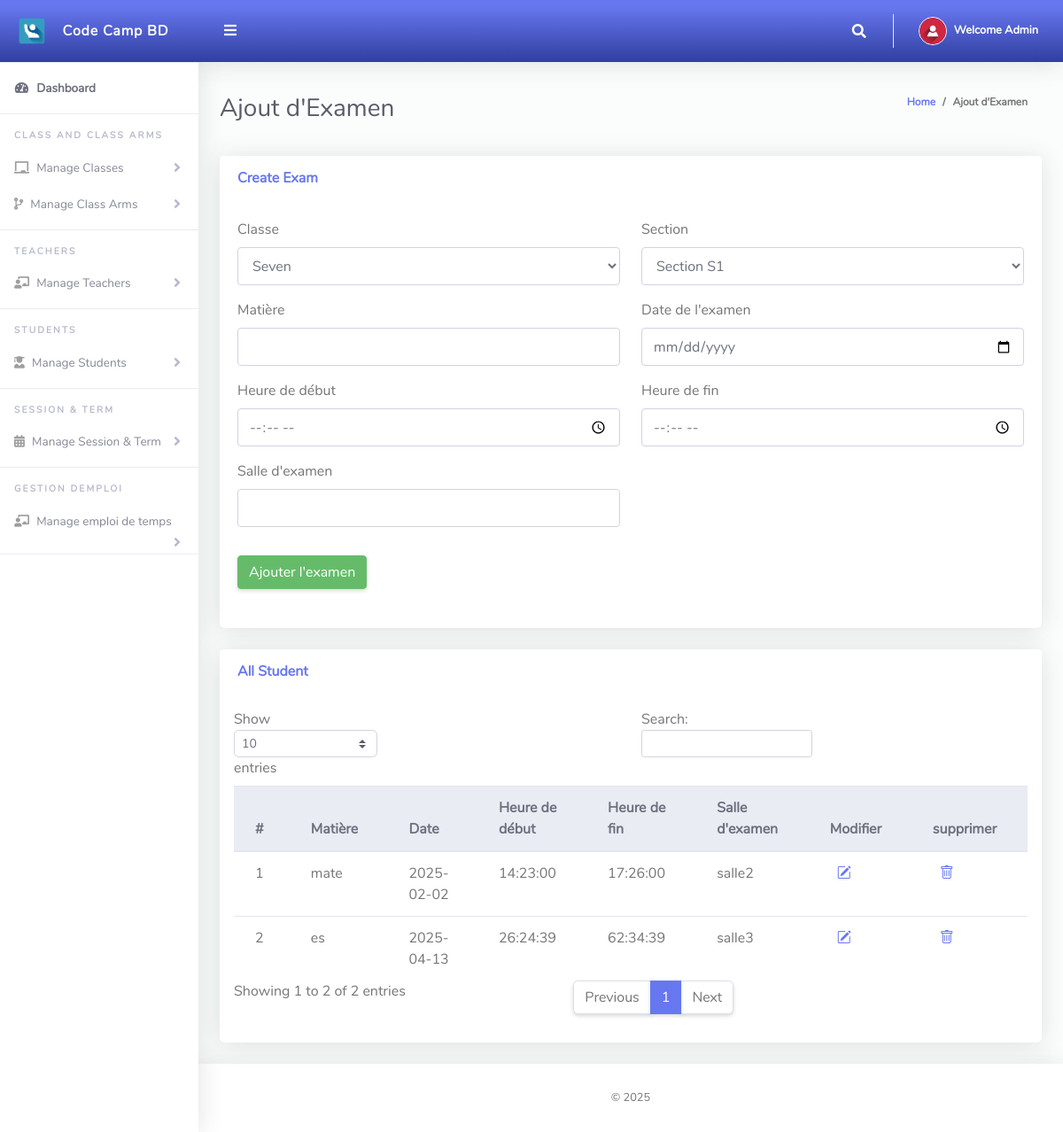
The app's page /Admin/emploiExamSt.php (signed in) with its own data.
### tables this page shows
CREATE TABLE `emploi_exam` (
  `id` int(11) NOT NULL,
  `classId` int(11) NOT NULL,
  `classArmId` int(11) NOT NULL,
  `subject` varchar(100) NOT NULL,
  `exam_date` date NOT NULL,
  `start_time` time NOT NULL,
  `end_time` time NOT NULL,
  `created_at` timestamp NOT NULL DEFAULT current_timestamp(),
  `exam_hall` varchar(100) NOT NULL
);

### Admin/emploiExamSt.php (the view, shortened to what this page needs)
<?php
include '../Includes/dbcon.php';
?>
<!DOCTYPE html>
<html lang="en">
<head>
    <link href="../vendor/bootstrap/css/bootstrap.min.css" rel="stylesheet">
    <link rel="stylesheet" href="https://cdn.jsdelivr.net/npm/bootstrap-icons/font/bootstrap-icons.css">
    <link href="../vendor/fontawesome-free/css/all.min.css" rel="stylesheet" type="text/css">
    <link href="../vendor/bootstrap/css/bootstrap.min.css" rel="stylesheet" type="text/css">
    <link href="css/ruang-admin.min.css" rel="stylesheet">
</head>
<body id="page-top">
    <div id="wrapper">
        <?php include "Includes/sidebar.php"; ?>
        <div id="content-wrapper" class="d-flex flex-column">
            <div id="content">
                <?php include "Includes/topbar.php"; ?>
                <div class="container-fluid" id="container-wrapper">
                    <div class="d-sm-flex align-items-center justify-content-between mb-4">
                        <h1 class="h3 mb-0 text-gray-800">Ajout d'Examen</h1>
                        <ol class="breadcrumb">
                            <li class="breadcrumb-item"><a href="./">Home</a></li>
                            <li class="breadcrumb-item active" aria-current="page">Ajout d'Examen</li>
                        </ol>
                    </div>
                    <div class="row">
                        <div class="col-lg-12">
                            <div class="card mb-4">
                                <div class="card-header py-3 d-flex flex-row align-items-center justify-content-between">
                                    <h6 class="m-0 font-weight-bold text-primary">Create Exam</h6>
                                </div>
                                <div class="card-body">
                                    <form method="post">
                                        <div class="form-group row mb-3">
                                            <div class="col-xl-6">
                                                <label class="form-control-label">Classe</label>
                                                <select name="classId" class="form-control" required>
                                                    <?php
                                                    $result = mysqli_query($conn, "SELECT * FROM tblclass");
                                                    while ($row = mysqli_fetch_assoc($result)) {
                                                        echo "<option value='{$row['Id']}'>{$row['className']}</option>";
                                                    }
                                                    ?>
                                                </select>
                                            </div>
                                            <div class="col-xl-6">
                                                <label class="form-control-label">Section</label>
                                                <select name="classArmId" class="form-control" required>
                                                    <?php
                                                    $result = mysqli_query($conn, "SELECT * FROM tblclassarms");
                                                    while ($row = mysqli_fetch_assoc($result)) {
                                                        echo "<option value='{$row['Id']}'>Section {$row['classArmName']}</option>";
                                                    }
                                                    ?>
                                                </select>
                                            </div>
                                        </div>
                                        <div class="form-group row mb-3">
                                            <div class="col-xl-6">
                                                <label class="form-control-label">Matière</label>
                                                <input type="text" name="subject" class="form-control" required>
                                            </div>
                                            <div class="col-xl-6">
                                                <label class="form-control-label">Date de l'examen</label>
                                                <input type="date" name="exam_date" class="form-control" required>
                                            </div>
                                        </div>
                                        <div class="form-group row mb-3">
                                            <div class="col-xl-6">
                                                <label class="form-control-label">Heure de début</label>
                                                <input type="time" name="start_time" class="form-control" required>
                                            </div>
                                            <div class="col-xl-6">
                                                <label class="form-control-label">Heure de fin</label>
                                                <input type="time" name="end_time" class="form-control" required>
                                            </div>
                                        </div>
                                        <div class="form-group row mb-3">
                                            <div class="col-xl-6">
                                                <label>Salle d'examen</label>
                                                <input type="text" name="exam_hall" class="form-control" required>
                                            </div>
                                        </div>
                                        <div>
                                            <button type="submit" name="submit" class="btn btn-success mt-3">Ajouter l'examen</button>
                                        </div>
                                        <br>
                                    </form>
                                </div>
                            </div>
                            <div class="row">
                                <div class="col-lg-12">
                                    <div class="card mb-4">
                                        <div class="card-header py-3 d-flex flex-row align-items-center justify-content-between">
                                            <h6 class="m-0 font-weight-bold text-primary">All Student</h6>
                                        </div>
                                        <div class="table-responsive p-3">
                                            <table class="table align-items-center table-flush table-hover" id="dataTableHover">
                                                <thead class="thead-light">
                                                    <tr>
                                                        <th>#</th>
                                                        <th>Matière</th>
                                                        <th>Date</th>
                                                        <th>Heure de début</th>
                                                        <th>Heure de fin</th>
                                                        <th>Salle d'examen</th>
                                                        <th>Modifier</th>
                                                        <th>supprimer</th>
                                                    </tr>
                                                </thead>
                                                <tbody>
                                                    <?php
                                                    $query = "SELECT * FROM emploi_exam ORDER BY exam_date, start_time";
                                                    $result = mysqli_query($conn, $query);
                                                    $sn = 1;
                                                    while ($row = mysqli_fetch_assoc($result)) { ?>
                                                        <tr>
                                                            <td><?php echo $sn++; ?></td>
                                                            <td><?php echo $row['subject'] ?></td>
                                                            <td><?php echo $row['exam_date'] ?></td>
                                                            <td><?php echo $row['start_time'] ?></td>
                                                            <td><?php echo $row['end_time'] ?></td>
                                                            <td><?php echo $row['exam_hall'] ?></td>
                                                            <td>
                                                                <a href="modifierExam.php?id=<?php echo $row['id']; ?>" class="mx-2">
                                                                    <i class="bi bi-pencil-square text-primary fs-5"></i>
                                                                </a>
                                                            </td>
                                                            <td> <a href="emploiExamSt.php?delete=<?php echo $row['id']; ?>" class="mx-2"
                                                                    onclick="return confirm('Voulez-vous vraiment supprimer cette séance ?');">
                                                                    <i class="bi bi-trash text-primary fs-5"></i>
                                                                </a>
                                                            </td>
                                                        </tr>
                                                    <?php } ?>
                                                </tbody>
                                            </table>
                                        </div>
                                    </div>
                                </div>
                            </div>
                        </div>
                    </div>
                </div>
                <?php include "Includes/footer.php"; ?>
            </div>
        </div>
</body>
</html>

### Admin/Includes/topbar.php (shortened to what this page needs)
<?php
  $query = "SELECT * FROM tbladmin WHERE Id = ".$_SESSION['userId']."";
  $rs = $conn->query($query);
  $rows = $rs->fetch_assoc();
  $fullName = $rows['firstName']." ".$rows['lastName'];
?>
<nav class="navbar navbar-expand navbar-light bg-gradient-primary topbar mb-4 static-top">
          <button id="sidebarToggleTop" class="btn btn-link rounded-circle mr-3">
            <i class="fa fa-bars"></i>
          </button>
          <ul class="navbar-nav ml-auto">
            <li class="nav-item dropdown no-arrow">
              <a class="nav-link dropdown-toggle" href="#" id="searchDropdown" role="button" data-toggle="dropdown"
                aria-haspopup="true" aria-expanded="false">
                <i class="fas fa-search fa-fw"></i>
              </a>
            </li>
            <li class="nav-item dropdown no-arrow">
              <a class="nav-link dropdown-toggle" href="#" id="userDropdown" role="button" data-toggle="dropdown"
                aria-haspopup="true" aria-expanded="false">
                <img class="img-profile rounded-circle" src="img/user-icn.png" style="max-width: 60px">
                <span class="ml-2 d-none d-lg-inline text-white small"><b>Welcome <?php echo $fullName;?></b></span>
              </a>
            </li>
          </ul>
        </nav>

### records on screen
emploi_exam: subject "mate", exam_date "2025-02-02", start_time "14:23:00", end_time "17:26:00", exam_hall "salle2"
emploi_exam: subject "es", exam_date "2025-04-13", start_time "26:24:39", end_time "62:34:39", exam_hall "salle3"

### other values on screen
$fullName "Admin"
form field classId "Seven"
